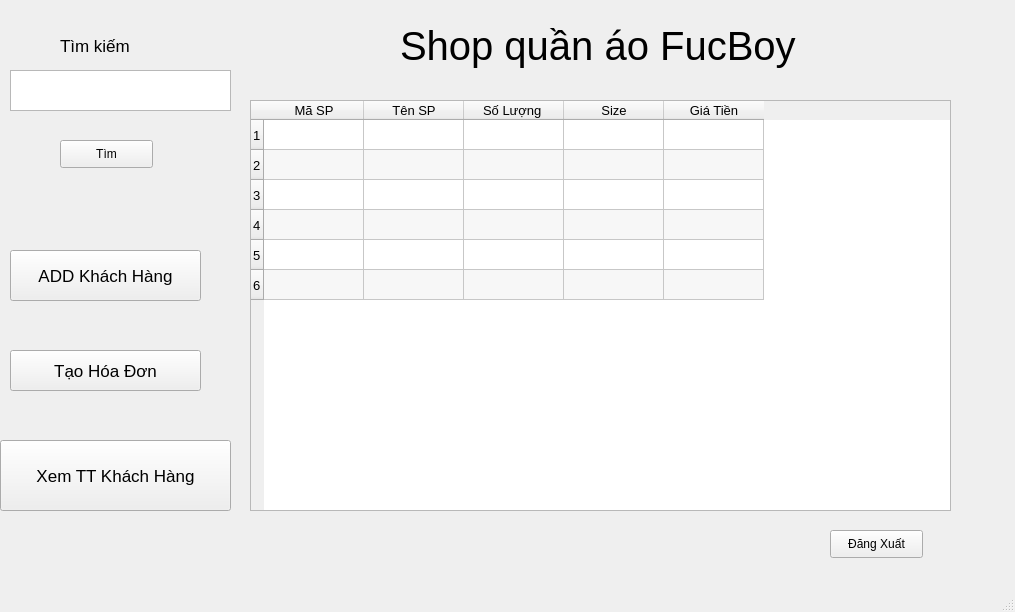
<?xml version="1.0" encoding="UTF-8"?>
<ui version="4.0">
 <class>MainWindow</class>
 <widget class="QMainWindow" name="MainWindow">
  <property name="geometry">
   <rect>
    <x>0</x>
    <y>0</y>
    <width>1015</width>
    <height>612</height>
   </rect>
  </property>
  <property name="windowTitle">
   <string>MainWindow</string>
  </property>
  <widget class="QWidget" name="centralwidget">
   <widget class="QTableWidget" name="tbspnv">
    <property name="geometry">
     <rect>
      <x>250</x>
      <y>100</y>
      <width>701</width>
      <height>411</height>
     </rect>
    </property>
    <property name="minimumSize">
     <size>
      <width>701</width>
      <height>411</height>
     </size>
    </property>
    <property name="maximumSize">
     <size>
      <width>701</width>
      <height>16777215</height>
     </size>
    </property>
    <property name="font">
     <font>
      <pointsize>10</pointsize>
     </font>
    </property>
    <property name="autoScroll">
     <bool>false</bool>
    </property>
    <property name="autoScrollMargin">
     <number>16</number>
    </property>
    <property name="alternatingRowColors">
     <bool>true</bool>
    </property>
    <property name="selectionMode">
     <enum>QAbstractItemView::ExtendedSelection</enum>
    </property>
    <property name="selectionBehavior">
     <enum>QAbstractItemView::SelectItems</enum>
    </property>
    <property name="textElideMode">
     <enum>Qt::ElideMiddle</enum>
    </property>
    <property name="verticalScrollMode">
     <enum>QAbstractItemView::ScrollPerItem</enum>
    </property>
    <property name="horizontalScrollMode">
     <enum>QAbstractItemView::ScrollPerItem</enum>
    </property>
    <property name="showGrid">
     <bool>true</bool>
    </property>
    <property name="gridStyle">
     <enum>Qt::SolidLine</enum>
    </property>
    <property name="sortingEnabled">
     <bool>false</bool>
    </property>
    <property name="wordWrap">
     <bool>false</bool>
    </property>
    <property name="rowCount">
     <number>6</number>
    </property>
    <row/>
    <row/>
    <row/>
    <row/>
    <row/>
    <row/>
    <column>
     <property name="text">
      <string>Mã SP</string>
     </property>
     <property name="toolTip">
      <string/>
     </property>
    </column>
    <column>
     <property name="text">
      <string>Tên SP</string>
     </property>
    </column>
    <column>
     <property name="text">
      <string>Số Lượng </string>
     </property>
    </column>
    <column>
     <property name="text">
      <string>Size</string>
     </property>
    </column>
    <column>
     <property name="text">
      <string>Giá Tiền</string>
     </property>
    </column>
   </widget>
   <widget class="QPushButton" name="btnaddkh">
    <property name="geometry">
     <rect>
      <x>10</x>
      <y>250</y>
      <width>191</width>
      <height>51</height>
     </rect>
    </property>
    <property name="font">
     <font>
      <pointsize>13</pointsize>
     </font>
    </property>
    <property name="text">
     <string>ADD Khách Hàng</string>
    </property>
   </widget>
   <widget class="QPushButton" name="btntaohd">
    <property name="geometry">
     <rect>
      <x>10</x>
      <y>350</y>
      <width>191</width>
      <height>41</height>
     </rect>
    </property>
    <property name="font">
     <font>
      <pointsize>13</pointsize>
     </font>
    </property>
    <property name="text">
     <string>Tạo Hóa Đơn</string>
    </property>
   </widget>
   <widget class="QTextEdit" name="txttimkiem">
    <property name="geometry">
     <rect>
      <x>10</x>
      <y>70</y>
      <width>221</width>
      <height>41</height>
     </rect>
    </property>
    <property name="font">
     <font>
      <pointsize>13</pointsize>
     </font>
    </property>
   </widget>
   <widget class="QLabel" name="label">
    <property name="geometry">
     <rect>
      <x>60</x>
      <y>30</y>
      <width>101</width>
      <height>31</height>
     </rect>
    </property>
    <property name="font">
     <font>
      <pointsize>13</pointsize>
     </font>
    </property>
    <property name="text">
     <string>Tìm kiếm </string>
    </property>
   </widget>
   <widget class="QLabel" name="label_2">
    <property name="geometry">
     <rect>
      <x>400</x>
      <y>0</y>
      <width>521</width>
      <height>91</height>
     </rect>
    </property>
    <property name="font">
     <font>
      <pointsize>30</pointsize>
     </font>
    </property>
    <property name="text">
     <string>Shop quần áo FucBoy</string>
    </property>
   </widget>
   <widget class="QPushButton" name="btndangxuatnv">
    <property name="geometry">
     <rect>
      <x>830</x>
      <y>530</y>
      <width>93</width>
      <height>28</height>
     </rect>
    </property>
    <property name="text">
     <string>Đăng Xuất</string>
    </property>
   </widget>
   <widget class="QPushButton" name="btnxemttkh">
    <property name="geometry">
     <rect>
      <x>0</x>
      <y>440</y>
      <width>231</width>
      <height>71</height>
     </rect>
    </property>
    <property name="font">
     <font>
      <pointsize>13</pointsize>
     </font>
    </property>
    <property name="text">
     <string>Xem TT Khách Hàng</string>
    </property>
   </widget>
   <widget class="QPushButton" name="btntim1">
    <property name="geometry">
     <rect>
      <x>60</x>
      <y>140</y>
      <width>93</width>
      <height>28</height>
     </rect>
    </property>
    <property name="text">
     <string>Tìm</string>
    </property>
   </widget>
  </widget>
  <widget class="QMenuBar" name="menubar">
   <property name="geometry">
    <rect>
     <x>0</x>
     <y>0</y>
     <width>1015</width>
     <height>26</height>
    </rect>
   </property>
  </widget>
  <widget class="QStatusBar" name="statusbar"/>
 </widget>
 <resources/>
 <connections/>
</ui>
